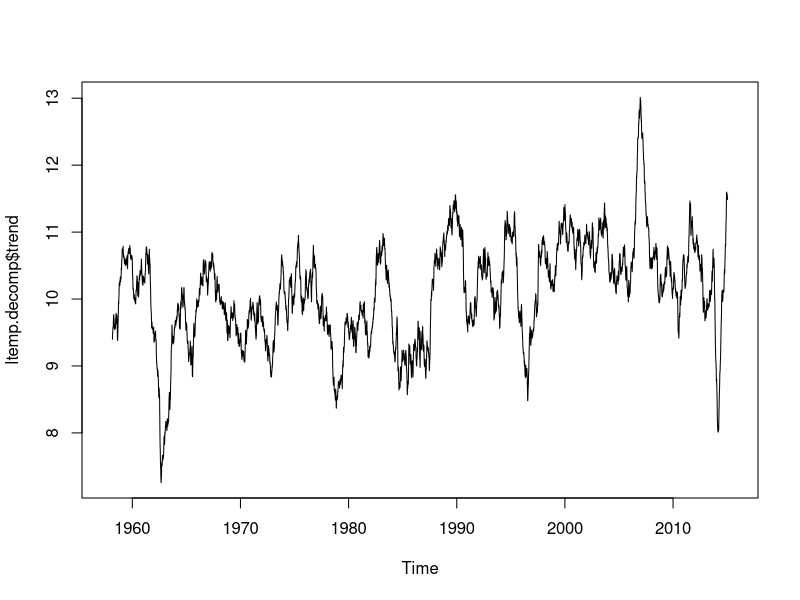
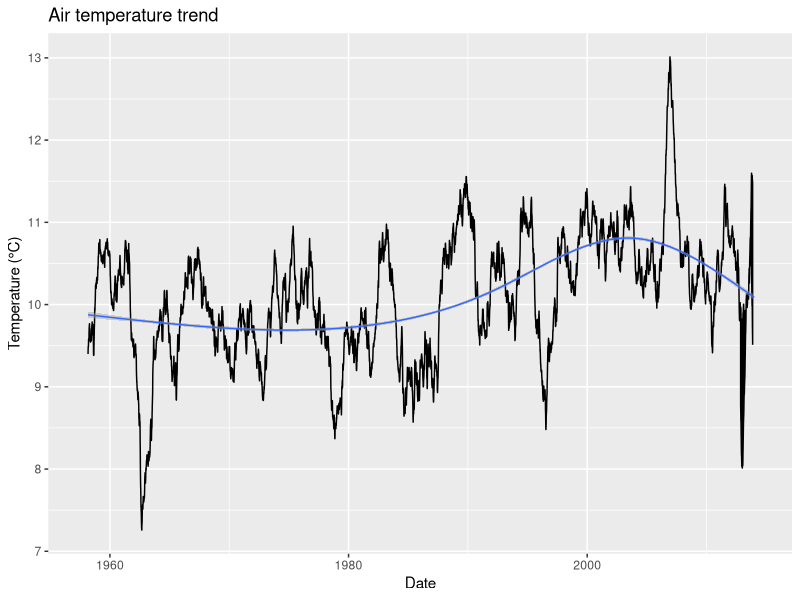
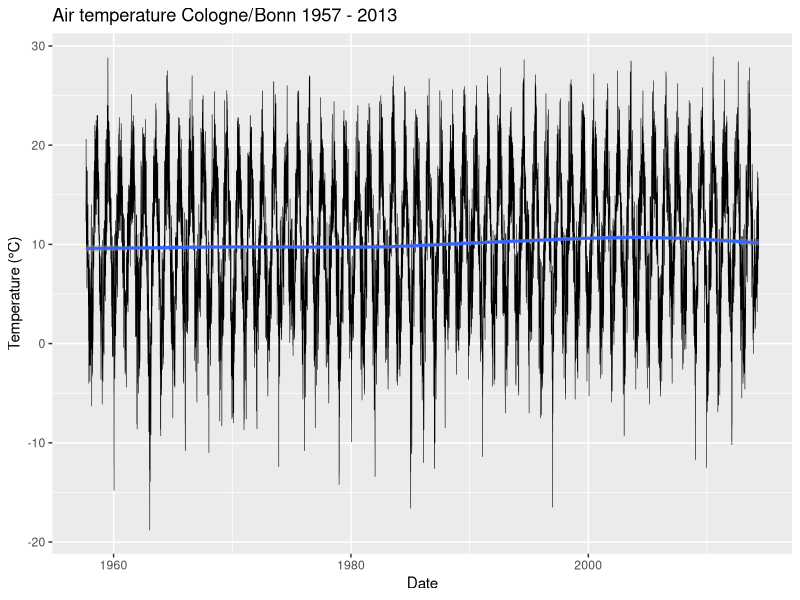
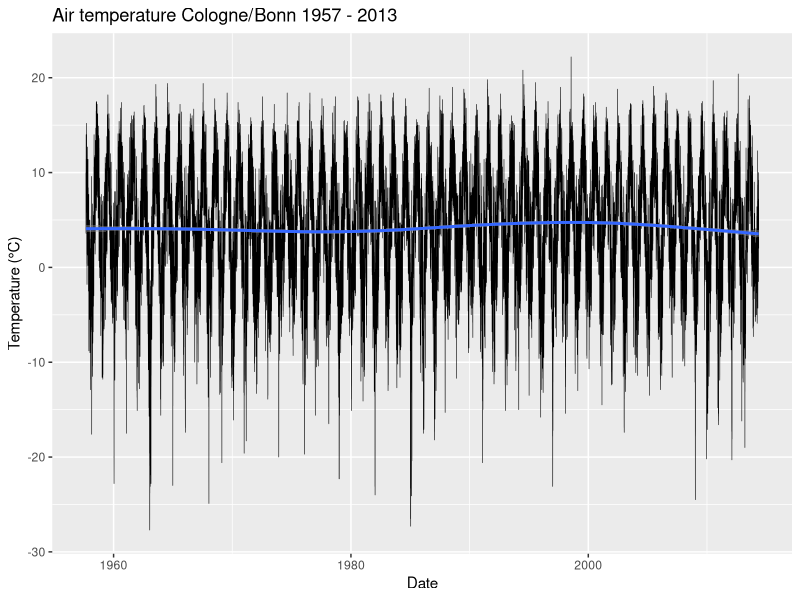
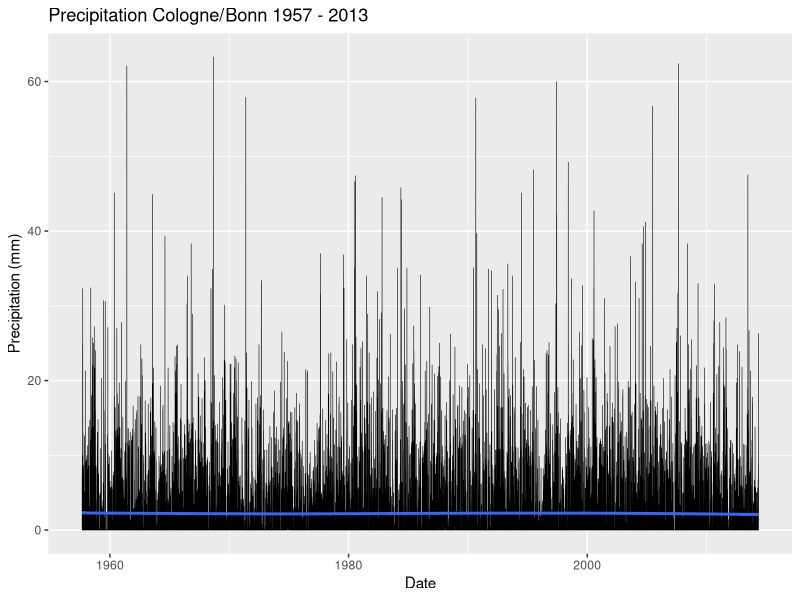
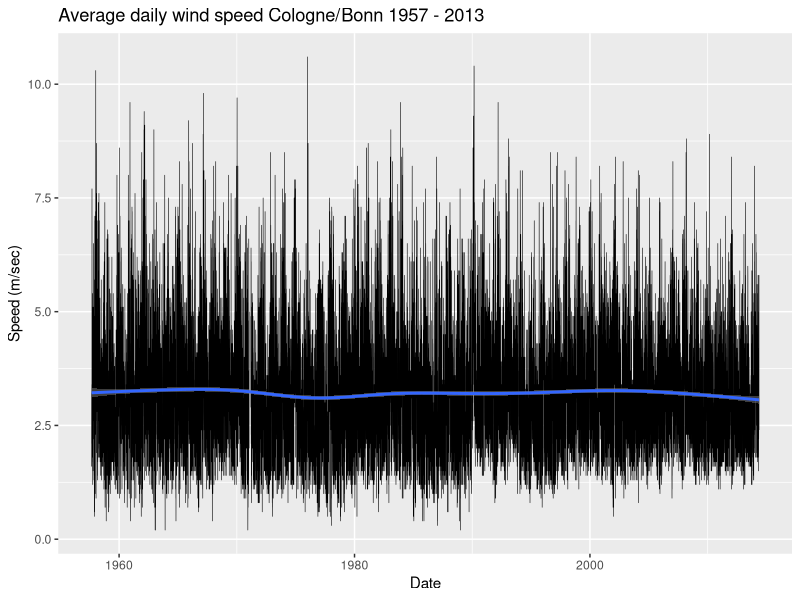
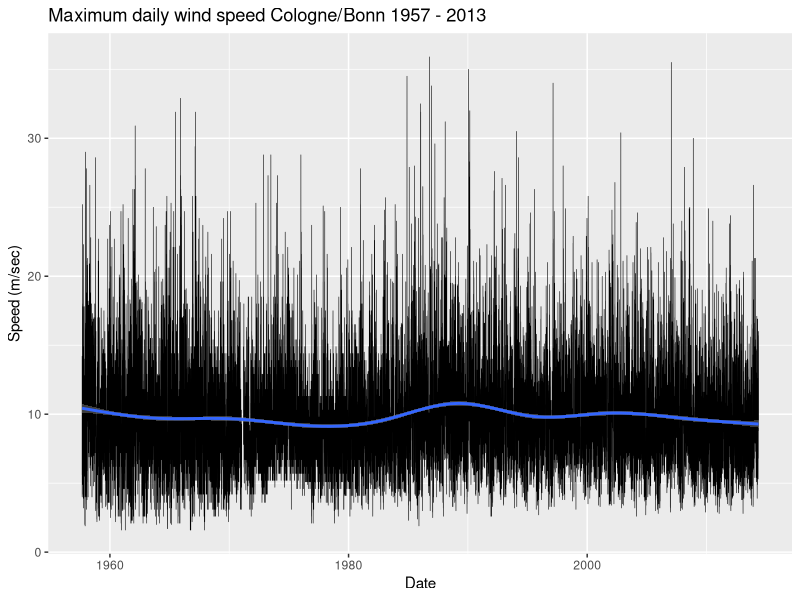
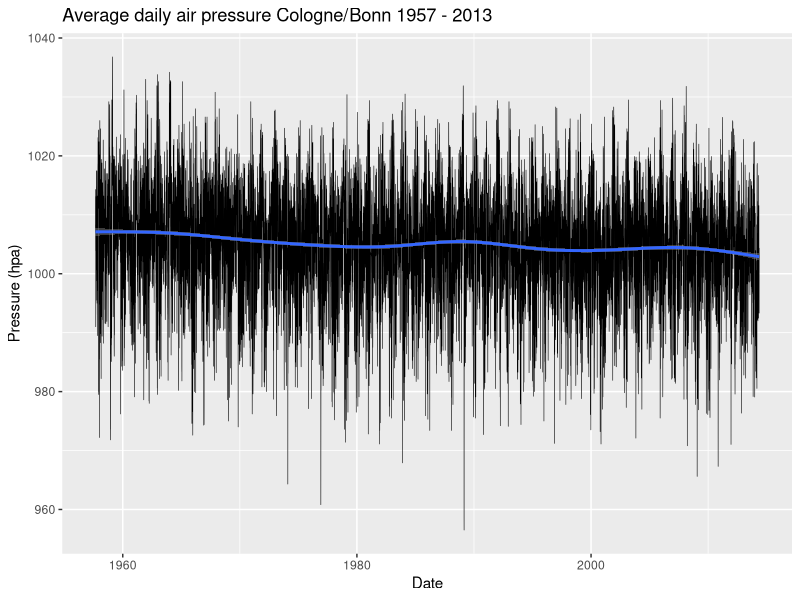

Write R code to recreate these figures, in order.
#
# This is a GNU R script for analysis and visualization
# of historic weather data in this folder.
# 

# import dependencies
require(zoo)
require(ggplot2)
require(splines)
require(MASS)

weather.df <- read.csv("./weather-dwd-2667.csv")
colnames(weather.df) <- c("datum", "qual", "bedeckung", "relfeuchte",
                           "dampfdruck", "ltemp", "ldruck", "wges", "temp_boden",
                           "ltemp_min", "ltemp_max", "wind_max", "ndschlag_typ",
                           "ndschlag_hoehe", "sonne", "schnee")
weather.df$datum <- as.Date(as.character(weather.df$datum), format="%Y%m%d")

# eleminate empty values
weather.df$bedeckung[weather.df$bedeckung == -999.0] <- NA
weather.df$relfeuchte[weather.df$relfeuchte == -999.0] <- NA
weather.df$dampfdruck[weather.df$dampfdruck == -999.0] <- NA
weather.df$ltemp[weather.df$ltemp == -999.0] <- NA
weather.df$ldruck[weather.df$ldruck == -999.0] <- NA
weather.df$wges[weather.df$wges == -999.0] <- NA
weather.df$temp_boden[weather.df$temp_boden == -999.0] <- NA
weather.df$ltemp_min[weather.df$ltemp_min == -999.0] <- NA
weather.df$ltemp_max[weather.df$ltemp_max == -999.0] <- NA
weather.df$wind_max[weather.df$wind_max == -999.0] <- NA
weather.df$ndschlag_typ[weather.df$ndschlag_typ == -999.0] <- NA
weather.df$ndschlag_hoehe[weather.df$ndschlag_hoehe == -999.0] <- NA
weather.df$sonne[weather.df$sonne == -999.0] <- NA
weather.df$schnee[weather.df$schnee == -999.0] <- NA

# create temperature time series using zoo package (for whatever reason)
weather.ltemp.zoo <- with(weather.df, zoo(ltemp, order.by = weather.df$datum))

# create temperature time series as ts object and analyse
weather.ltemp.ts <- ts(weather.df$ltemp, frequency=365, start=c(1957, 243))
ltemp.decomp <- decompose(weather.ltemp.ts)
plot(ltemp.decomp$trend)
ltemp.decomp.trend.df <- as.data.frame(matrix(ltemp.decomp$trend))
ltemp.decomp.trend.df$datum <- weather.df$datum
ggplot(data=ltemp.decomp.trend.df, aes(x=datum, y = V1)) +
  geom_line(weight=0.2) +
  geom_smooth(method="lm", formula = y ~ ns(x,5), size=0.5) +
  ggtitle("Air temperature trend") +
  xlab("Date") +
  ylab("Temperature (°C)")

# Time series plot of air temperature
ggplot(weather.df, aes(datum, ltemp)) + geom_line(size=0.2) + geom_smooth() + ggtitle("Air temperature Cologne/Bonn 1957 - 2013") + xlab("Date") + ylab("Temperature (°C)")

# Time series plot of ground temperature
ggplot(weather.df, aes(datum, temp_boden)) + geom_line(size=0.2) + geom_smooth() + ggtitle("Air temperature Cologne/Bonn 1957 - 2013") + xlab("Date") + ylab("Temperature (°C)")

# Time series plot of precipitation
ggplot(weather.df, aes(datum, ndschlag_hoehe)) + geom_line(size=0.2) + geom_smooth() + ggtitle("Precipitation Cologne/Bonn 1957 - 2013") + xlab("Date") + ylab("Precipitation (mm)")

# Time series plot of avg. wind speed
ggplot(weather.df, aes(datum, wges)) + geom_line(size=0.2) + geom_smooth() + ggtitle("Average daily wind speed Cologne/Bonn 1957 - 2013") + xlab("Date") + ylab("Speed (m/sec)")

# Time series plot of max wind speed
ggplot(weather.df, aes(datum, wind_max)) + geom_line(size=0.2) + geom_smooth() + ggtitle("Maximum daily wind speed Cologne/Bonn 1957 - 2013") + xlab("Date") + ylab("Speed (m/sec)")

# Time series plot of air pressure
ggplot(weather.df, aes(datum, ldruck)) + geom_line(size=0.2) + geom_smooth() + ggtitle("Average daily air pressure Cologne/Bonn 1957 - 2013") + xlab("Date") + ylab("Pressure (hpa)")

# Time series plot of cloudyness
ggplot(weather.df, aes(datum, bedeckung)) + geom_line(size=0.2) + geom_smooth() + ggtitle("Average daily cloud coverage Cologne/Bonn 1957 - 2013") + xlab("Date") + ylab("Coverage")

# Time series plot of relative humidity
ggplot(weather.df, aes(datum, relfeuchte)) + geom_line(size=0.2) + geom_smooth() + ggtitle("Average daily relative humidity Cologne/Bonn 1957 - 2013") + xlab("Date") + ylab("Relative humidity (%)")

# Scatter plots
ggplot(weather.df, aes(x=ltemp, y=temp_boden)) + geom_point(size=0.6, position="jitter") + ggtitle("Air temperature vs. ground temperature")
ggplot(weather.df, aes(x=ltemp, y=bedeckung)) + geom_point(size=0.6, position="jitter") + ggtitle("Air temperature vs. cloud coverage")
ggplot(weather.df, aes(x=ltemp, y=relfeuchte)) + geom_point(size=0.6, position="jitter") + ggtitle("Air temperature vs. cloud coverage")
ggplot(weather.df, aes(x=ltemp, y=ldruck)) + geom_point(size=0.6, position="jitter") + ggtitle("Air temperature vs. air pressure")
ggplot(weather.df, aes(x=ltemp, y=wges)) + geom_point(size=0.6, position="jitter") + ggtitle("Air temperature vs. wind speed")
ggplot(weather.df, aes(x=ltemp, y=ndschlag_hoehe)) + geom_point(size=0.6, position="jitter") + ggtitle("Air temperature vs. precipitation")


